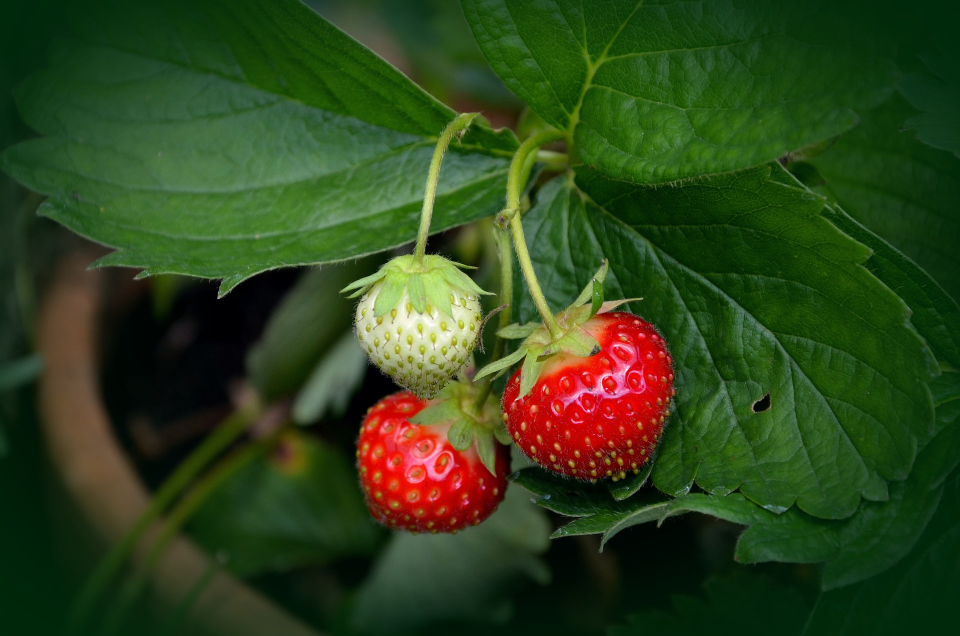
#> input picture inputs (copy)/strawberries7.jpg, 1920 x 1271 px (shown at 1/2 size)
$ python -i server_io.py   (imports and definitions only)   (older library calls are emulated)
#> lines starting #> are read from the running program, lines starting #| are printed output that depends on the picture
#> further down, picture is the input picture: shape (1271, 1920, 3); mean B, G, R 27.1, 66.7, 45.9
import socket
import numpy as np
from cStringIO import StringIO
import sys
from matplotlib import pyplot as plt
import time
import cv2

def overlay_mask(mask, image):
    rgb_mask = cv2.cvtColor(mask, cv2.COLOR_GRAY2RGB)
    img = cv2.addWeighted(rgb_mask, 0.5, image, 0.5, 0)
    return img

def find_biggest_contour(image):
    # Copy to prevent modification
    image = image.copy()
    _, contours, hierarchy = cv2.findContours(image, cv2.RETR_LIST, cv2.CHAIN_APPROX_SIMPLE)

    centers = []
    for ii in range(len(contours)):
        moments = cv2.moments(contours[ii])
        centers.append((int(moments['m10'] / moments['m00']), int(moments['m01'] / moments['m00'])))

    mask = np.zeros(image.shape, np.uint8)
    cv2.drawContours(mask, contours, -1, 255, -1)
    return contours, mask, centers

# [43 lines left out: functions startServer, send_file, not called in this run]

def process_image(image):
	#image = cv2.imread(f)
	#image = cv2.cvtColor(image, cv2.COLOR_BGR2RGB)
	# Blur image slightly

	image_blur = cv2.GaussianBlur(image, (7, 7), 0)
	image_blur_hsv = cv2.cvtColor(image_blur, cv2.COLOR_RGB2HSV)
#> image_blur_hsv: shape (1271, 1920, 3); mean H, S, V 68.7, 180.1, 75.5

	# 0-10 hue
	min_red = np.array([0, 100, 80])
	max_red = np.array([10, 256, 256])
	image_red1 = cv2.inRange(image_blur_hsv, min_red, max_red)
#> image_red1: shape (1271, 1920); every value is 0
	#plt.imsave("./outputs/bs_outputs/" + os.path.basename(f).split(".")[0] + "_a_1.png", image_red1, cmap='gray')

	# 170-180 hue
	min_red2 = np.array([170, 100, 80])
	max_red2 = np.array([175, 256, 256])
	image_red2 = cv2.inRange(image_blur_hsv, min_red2, max_red2)
	#plt.imsave("./outputs/bs_outputs/" + os.path.basename(f).split(".")[0] + "_a_2.png", image_red2, cmap='gray')
	image_red = image_red1 + image_red2
	#plt.imsave("./outputs/bs_outputs/" + os.path.basename(f).split(".")[0] + "_b.png", image_red, cmap='gray')
	kernel = cv2.getStructuringElement(cv2.MORPH_ELLIPSE, (15, 15))
	image_red_closed = cv2.morphologyEx(image_red, cv2.MORPH_CLOSE, kernel)
	image_red_closed_then_opened = cv2.morphologyEx(image_red_closed, cv2.MORPH_OPEN, kernel)
	#plt.imsave("./outputs/bs_outputs/" + os.path.basename(f).split(".")[0] + "_c.png", image_red_closed, cmap='gray')
	#plt.imsave("./outputs/bs_outputs/" + os.path.basename(f).split(".")[0] + "_d.png", image_red_closed_then_opened, cmap='gray')


	contours, red_mask, centers = find_biggest_contour(image_red_closed_then_opened)
#> in find_biggest_contour, `_, contours, hierarchy = cv2.findContours(image, cv2.RETR_LIST, cv2.CH..`: contours = []
#> contours = []; centers = []

	#plt.imsave("./outputs/bs_outputs/" + os.path.basename(f).split(".")[0] + "_e.png", red_mask, cmap='gray')
	image_overlayed_mask = overlay_mask(red_mask, image)
#> in overlay_mask, `rgb_mask = cv2.cvtColor(mask, cv2.COLOR_GRAY2RGB)`: rgb_mask: shape (1271, 1920, 3); every value is 0
#> in overlay_mask, `img = cv2.addWeighted(rgb_mask, 0.5, image, 0.5, 0)`:
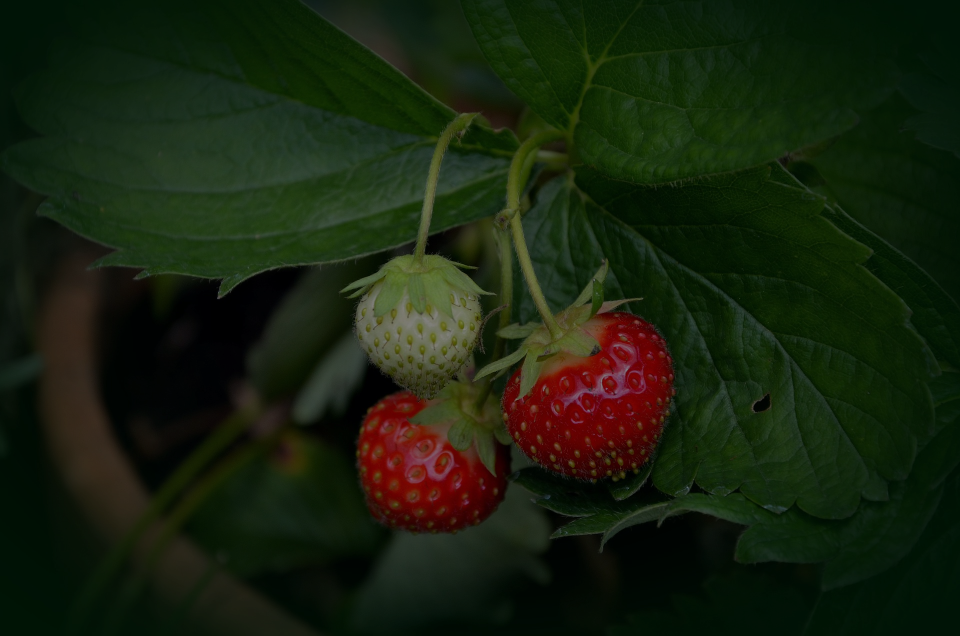
#> img: shape (1271, 1920, 3) (shown at 1/2 size); mean B, G, R 13.5, 33.4, 22.9
	#plt.imsave("./outputs/bs_outputs/" + os.path.basename(f).split(".")[0] + "_f.png", image_overlayed_mask)

	image_with_com = image.copy()
	for center in centers:
		cv2.circle(image_with_com, tuple(center), 10, (255, 255, 0), -1)
#> this loop made 0 passes
	#plt.imsave("./outputs/bs_outputs/" + os.path.basename(f).split('.')[0] + "_g.png", image_with_com)

	image_with_ellipse = image.copy()

	for contour in contours:
		ellipse = cv2.fitEllipse(contour)
		cv2.ellipse(image_with_ellipse, ellipse, (255, 255, 0), 10)
	return image_with_ellipse
	#plt.imsave("./outputs/true_outputs/" + os.path.basename(f).split('.')[0] + "_h.png", image_with_ellipse)

# [6 lines left out: function capture_video, not called in this run]


# [7 lines not run here, left out]

>>> import cv2
>>> picture = cv2.imread('inputs (copy)/strawberries7.jpg')
>>> result = process_image(picture)

$ run again, on inputs (copy)/strawberries8.jpg
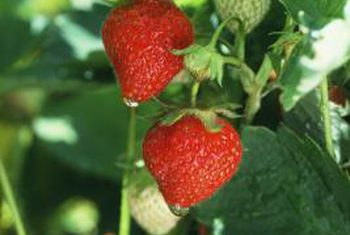
#> input picture inputs (copy)/strawberries8.jpg, 350 x 235 px
#> picture is the input picture: shape (235, 350, 3); mean B, G, R 56, 99.1, 93.2
#> in process_image, `image_blur = cv2.GaussianBlur(image, (7, 7), 0)`:
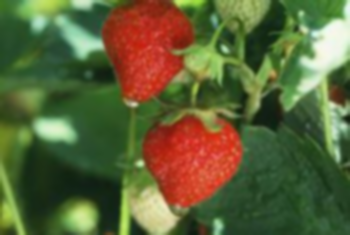
#> image_blur: shape (235, 350, 3); mean B, G, R 56, 99.1, 93.2
#> image_blur_hsv: shape (235, 350, 3); mean H, S, V 76, 136.8, 118.9
#> image_red1: shape (235, 350); every value is 0
#> in find_biggest_contour, `_, contours, hierarchy = cv2.findContours(image, cv2.RETR_LIST, cv2.CH..`: contours = []
#> rgb_mask: shape (235, 350, 3); every value is 0
#> in overlay_mask, `img = cv2.addWeighted(rgb_mask, 0.5, image, 0.5, 0)`:
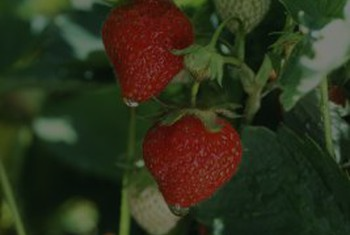
#> img: shape (235, 350, 3); mean B, G, R 28, 49.6, 46.6

$ run again, on inputs (copy)/strawberries9.jpg
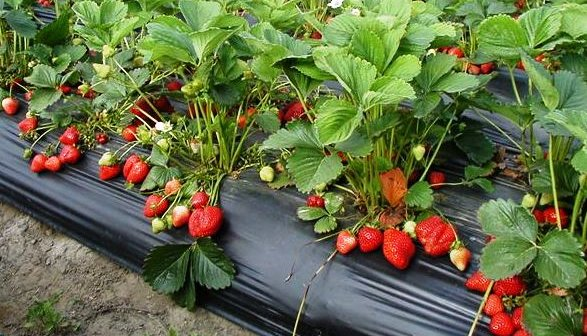
#> input picture inputs (copy)/strawberries9.jpg, 587 x 336 px
#> picture is the input picture: shape (336, 587, 3); mean B, G, R 70.7, 110.5, 101.8
#> in process_image, `image_blur = cv2.GaussianBlur(image, (7, 7), 0)`:
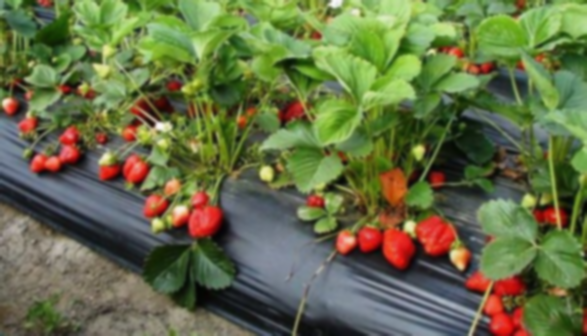
#> image_blur: shape (336, 587, 3); mean B, G, R 70.7, 110.5, 101.8
#> image_blur_hsv: shape (336, 587, 3); mean H, S, V 71.3, 112.7, 122.2
#> image_red1: shape (336, 587); every value is 0
#> in find_biggest_contour, `_, contours, hierarchy = cv2.findContours(image, cv2.RETR_LIST, cv2.CH..`: contours = []
#> rgb_mask: shape (336, 587, 3); every value is 0
#> in overlay_mask, `img = cv2.addWeighted(rgb_mask, 0.5, image, 0.5, 0)`:
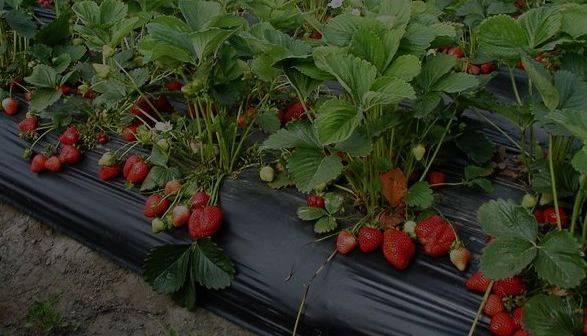
#> img: shape (336, 587, 3); mean B, G, R 35.4, 55.2, 50.9
